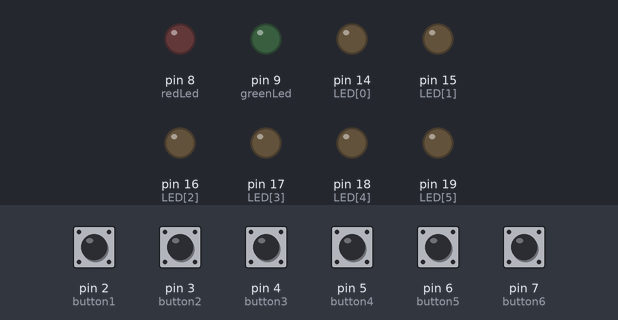
The sketch below on a simulated Arduino Uno, built with avr-gcc and run on an emulated ATmega328P. Parts: output pins drawn as LEDs (lit = HIGH). Inputs (shaded band) come from the test bench; at power-on: pin 2 (button1), pin 3 (button2), pin 4 (button3), pin 5 (button4), pin 6 (button5), pin 7 (button6) HIGH.

Above: at 1.2 s.
1.3 s: pin 2 (button1) pulled LOW for 0.15 s
At 2.3 s:
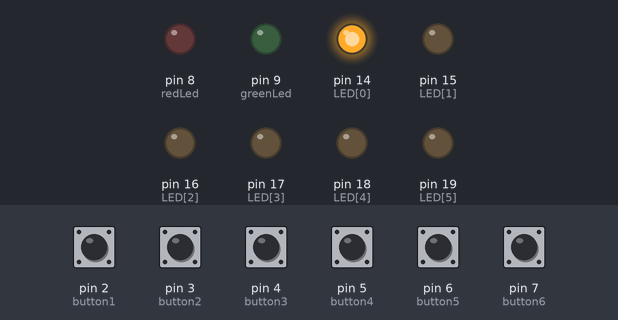
2.9 s: pin 3 (button2) pulled LOW for 0.15 s
At 3.6 s:
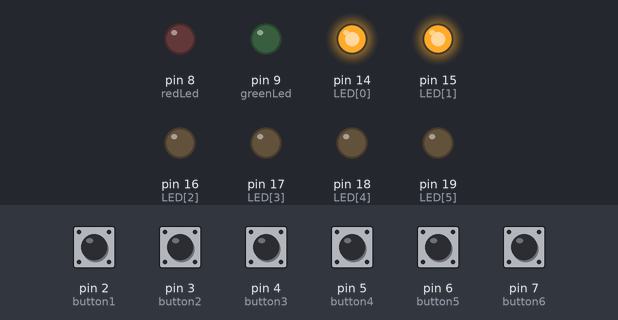
4.5 s: pin 4 (button3) pulled LOW for 1 s
At 6.0 s:
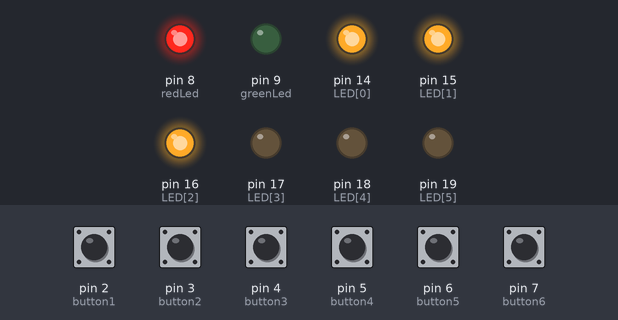
8.5 s: pin 5 (button4) pulled LOW for 0.15 s
At 9.0 s:
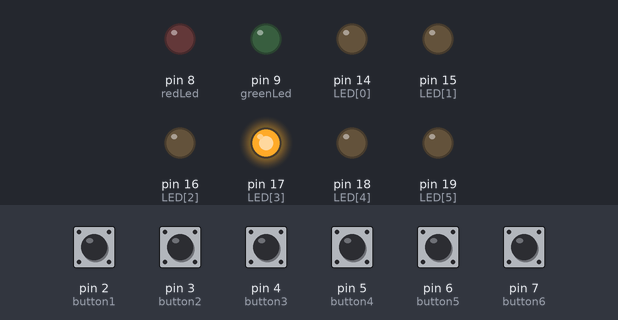
10.1 s: pin 6 (button5) pulled LOW for 0.15 s
At 11.3 s:
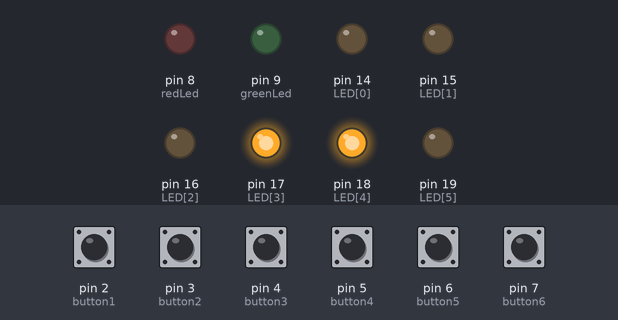
11.7 s: pin 7 (button6) pulled LOW for 0.15 s
At 12.7 s:
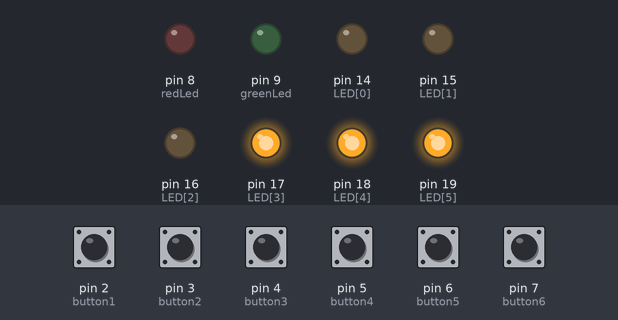
Timing chart, 0 to 14.3 s (numbered marks = the images above; inputs shaded):
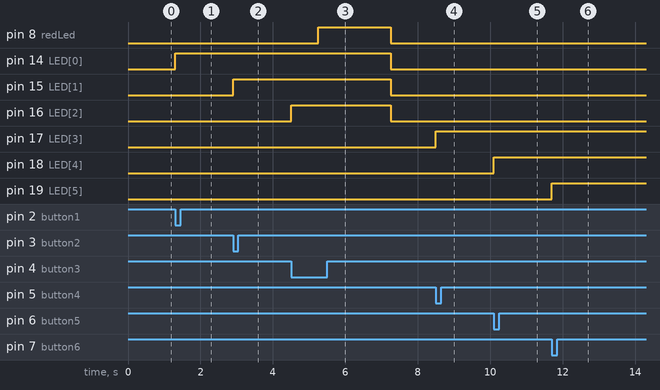

Measured:
- after the input at 1.3 s, pin 14 (LED[0]): LOW → HIGH at once
- after the input at 2.9 s, pin 15 (LED[1]): LOW → HIGH at once
- after the input at 4.5 s, pin 8 (redLed): LOW → HIGH after 0.75 s, → LOW 2.0 s later; pin 14 (LED[0]), pin 15 (LED[1]): HIGH → LOW after 2.8 s; pin 16 (LED[2]): LOW → HIGH at once, → LOW 2.8 s later
- after the input at 8.5 s, pin 17 (LED[3]): LOW → HIGH at once
- after the input at 10.1 s, pin 18 (LED[4]): LOW → HIGH at once
- after the input at 11.7 s, pin 19 (LED[5]): LOW → HIGH at once

The sketch:

Combination_Lock.ino
```cpp
#define button1 2
#define button2 3
#define button3 4
#define button4 5
#define button5 6
#define button6 7
#define redLed 8
#define greenLed 9

int code[] = {1,2,3,4,5,6};
const int LED[] = {14,15,16,17,18,19};

int entered[6];

void setup(){
  pinMode(button1, INPUT_PULLUP);
  pinMode(button2, INPUT_PULLUP);
  pinMode(button3, INPUT_PULLUP);
  pinMode(button4, INPUT_PULLUP);
  pinMode(button5, INPUT_PULLUP);
  pinMode(button6, INPUT_PULLUP);
  pinMode(redLed, OUTPUT);
  pinMode(greenLed, OUTPUT);
  for (int i = 0; i < 6;i++){
    pinMode(LED[i],OUTPUT);
  }
}

void loop(){
  if (digitalRead(button1) == LOW){
    checkEntered1(1);
    delay(250);
  }
  else if (digitalRead(button2) == LOW){
    checkEntered1(2);
    delay(250);
  }
  else if (digitalRead(button3) == LOW){
    checkEntered1(3);
    delay(250);
  }
  else if (digitalRead(button4) == LOW){
    checkEntered1(4);
    delay(250);
  }
    else if (digitalRead(button5) == LOW){
    checkEntered1(5);
    delay(250);
  }
    else if (digitalRead(button6) == LOW){
    checkEntered1(6);
    delay(250);
  }
}

void checkEntered1(int button){
  digitalWrite(LED[button-1],HIGH);
  if (entered[0] != 0){
    checkEntered2(button);
  }
  else if(entered[0] == 0){
    entered[0] = button;
  }
}

void checkEntered2(int button){
  digitalWrite(LED[button-1],HIGH);
  if (entered[1] != 0){
    checkEntered3(button);
  }
  else if(entered[1] == 0){
    entered[1] = button;
  }
}

void checkEntered3(int button){
  digitalWrite(LED[button-1],HIGH);
  if (entered[2] != 0){
    checkEntered4(button);
  }
  else if (entered[2] == 0){
    entered[2] = button;
  }
}

void checkEntered4(int button){
  digitalWrite(LED[button-1],HIGH);
  if (entered[3] != 0){
    checkEntered5(button);
  }
  else if (entered[3] == 0){
    entered[3] = button;
  }
}


void checkEntered5(int button){
  digitalWrite(LED[button-1],HIGH);
  if (entered[4] != 0){
    checkEntered6(button);
  }
  else if (entered[4] == 0){
    entered[4] = button;
  }
}

void checkEntered6(int button){
  digitalWrite(LED[button-1],HIGH);
  if (entered[5] == 0){
    entered[5] = button;
    compareCode();
  }
}

void compareCode(){
  bool flag =true;
    for(int i1=0;i1<6;i1++)
    {
      if(entered[i1]!=code[i1]) flag=false;
    }
   if(flag==true) digitalWrite(greenLed, HIGH);
    else digitalWrite(redLed, HIGH);
    for (int i = 0; i < 6; i++){
      entered[i] = 0;
    }
      delay(2000);
  close_all();
}

void close_all(){
  digitalWrite(LED[0],LOW);
  digitalWrite(LED[1],LOW);
  digitalWrite(LED[2],LOW);
  digitalWrite(LED[3],LOW);
  digitalWrite(LED[4],LOW);
  digitalWrite(LED[5],LOW);
  digitalWrite(greenLed, LOW);
  digitalWrite(redLed, LOW);
}
```
